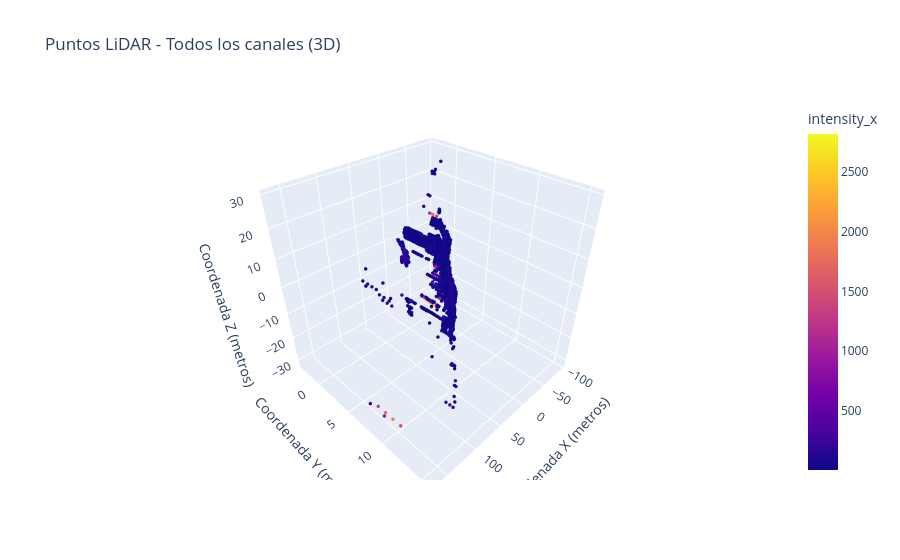

Notebook code cell kept with this figure:
### Code cell
#Do a 3D scatter interactively with plotly
import plotly.express as px
fig = px.scatter_3d(puntos_both, x='x', y='y', z='z', color='intensity_x', title='Puntos LiDAR - Todos los canales (3D)', labels={'x':'Coordenada X (metros)', 'y':'Coordenada Y (metros)', 'z':'Coordenada Z (metros)', 'intensity':'Intensidad'})
fig.update_traces(marker=dict(size=2))
fig.show()

### Figure 1 — Plotly figure (JSON) as saved in the notebook; plotly's stock layout.template omitted (floating-point values rounded to 4 significant figures; data arrays with more than 128 entries replaced by an {"elided": "..."} marker saying what was removed)
{"data": [{"hovertemplate": "Coordenada X (metros)=%{x}<br>Coordenada Y (metros)=%{y}<br>Coordenada Z (metros)=%{z}<br>intensity_x=%{marker.color}<extra></extra>", "legendgroup": "", "marker": {"color": {"elided": "37552 int values"}, "coloraxis": "coloraxis", "size": 2, "symbol": "circle"}, "mode": "markers", "name": "", "scene": "scene", "showlegend": false, "type": "scatter3d", "x": {"elided": "37552 float values"}, "y": {"elided": "37552 float values"}, "z": {"elided": "37552 float values"}}], "layout": {"coloraxis": {"colorbar": {"title": {"text": "intensity_x"}}, "colorscale": [[0, "#0d0887"], [0.1111, "#46039f"], [0.2222, "#7201a8"], [0.3333, "#9c179e"], [0.4444, "#bd3786"], [0.5556, "#d8576b"], [0.6667, "#ed7953"], [0.7778, "#fb9f3a"], [0.8889, "#fdca26"], [1, "#f0f921"]]}, "legend": {"tracegroupgap": 0}, "scene": {"domain": {"x": [0, 1], "y": [0, 1]}, "xaxis": {"title": {"text": "Coordenada X (metros)"}}, "yaxis": {"title": {"text": "Coordenada Y (metros)"}}, "zaxis": {"title": {"text": "Coordenada Z (metros)"}}}, "title": {"text": "Puntos LiDAR - Todos los canales (3D)"}}}
